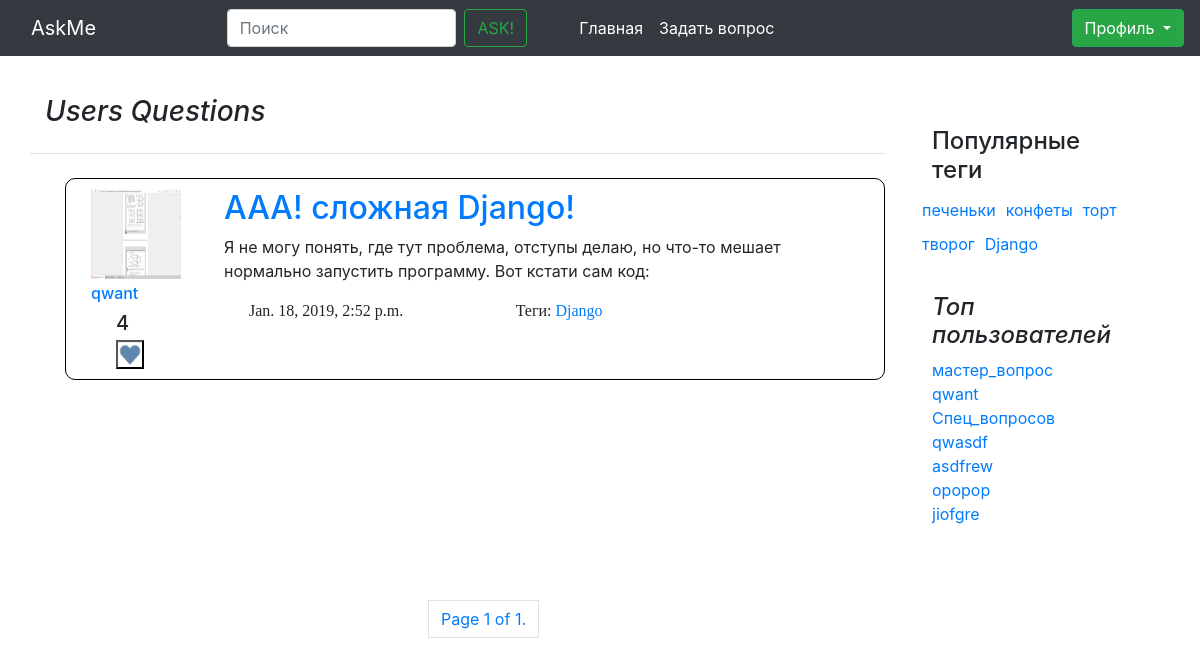
The page /user/questions/1/ on the database as committed earlier.
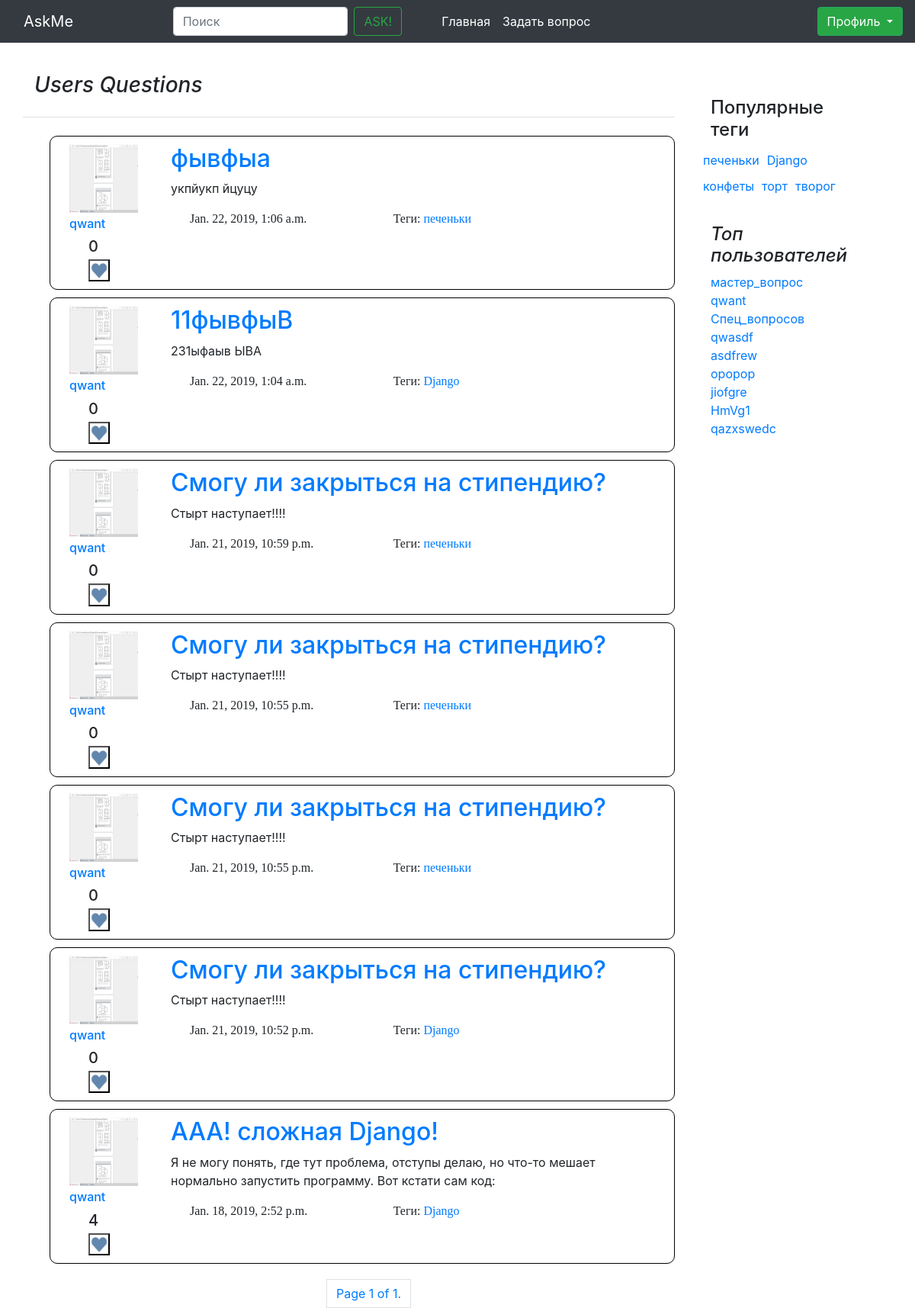
The same page on the database as committed later.
### questions/models.py (models this page shows, shortened)
class Question(models.Model):
    author = models.ForeignKey(CustomUser, on_delete=models.CASCADE)
    title = models.CharField(max_length=120, default='', verbose_name=u"Заголовок вопроса", null=True)
    text = models.TextField(verbose_name=u"Полное описание вопроса", null=True)
    create_date = models.DateTimeField(default=datetime.now, verbose_name=u"Время создания вопроса", null=True)
    is_active = models.BooleanField(default=True, verbose_name=u"Доступность вопроса")
    tags = models.ManyToManyField(Tag, blank=True)
    rating = models.IntegerField(default=0, null=False, verbose_name="Рейтинг вопроса")
    objects = QuestionManager()
    class Meta:
        ordering = ['-create_date']

class CustomUser(AbstractUser):
    upload = models.ImageField(upload_to='uploads/%Y/%m/%d/', blank=False)
    registration_date = models.DateTimeField(default=timezone.now, verbose_name="Дата решистрации", null=True)
    rating = models.IntegerField(default=0, verbose_name="Рейтинг пользователя", null=True)
    objects = UserManager()
    def __str__(self):
        return self.username

class Tag(models.Model):
    title = models.CharField(max_length=120, verbose_name=u"Заголовок ярлыка", null=True)
    objects = TagManager()
    def __str__(self):
        return self.title

### questions/views.py (the view)
# urls.py: path('user/questions/<int:id>/', views.user_questions, name='user_questions'),
def user_questions(request, id):	#Переделай вид страницы! не красиво!
	return render(request, "user_question.html", {
		'questions': paginate(request, models.Question.objects.get_by_user(user_id=id)),
        'tags' : paginate(request, models.Tag.objects.hottest())[:10],
        'users' : paginate(request, models.CustomUser.objects.by_rating())[:10],
        'page_objects' : paginate(request, models.Question.objects.get_by_user(user_id=id)),
		})

### questions/manager.py (called while the page is built)
    def get_by_user(self, user_id):
        return self.all().filter(author__id=user_id)

    def hottest(self):
        return self.annotate(question_count=Count('question')).order_by('-question_count')

    def by_rating(self):
        return self.order_by('-rating')

### questions/views.py (called while the page is built)
def paginate(request, objects_list):
    paginator = Paginator(objects_list, 30)
    page = request.GET.get('page')
    try:
        objects = paginator.page(page)
    except PageNotAnInteger:
        objects = paginator.page(1)
    except EmptyPage:
        objects = paginator.page(paginator.num_pages)
    return objects

### questions/templates/user_question.html
{% extends "tag_find.html" %}
{% load static %}
{% block NamePage_title %}
    Users Questions
{% endblock NamePage_title %}
{% block userPost %}
  {% include "question_frame.html" %}
{% endblock userPost %}

### questions/templates/question_frame.html (shortened to what this page needs)
{% load static %}
<link rel="stylesheet" href="{% static "/css/Like.css" %}">
  {% for obj in questions %}
      <div class="blog-post row Post box-shadow">
        <div class="avatarka_in_post col-md-2 ">
          {% load static %}
          <a href="{% url 'user' id=obj.author.id %}">
          	{% if obj.author.upload %}
          		<img src="{{MEDIA_URL}}{{obj.author.upload.url}}" width="90" height="90">
          	{% else %}
          	    <img src="{% static "/img/Empty2.jpg" %}" width="90" height="90">
          	{% endif %}
            <br>
            <div class="h6 Author_label">
              {{obj.author}}
            </div>
          </a>
    			<div class="container Like_rating_move">
    				<div class="row">
    					<div class="card-text h5 Like_rating_mv">
    						{{obj.rating}}
    					</div>
    				</div>
    				<div class="row Like_button_up_menu">
    					<div class="col-md-3">
                <button class="my_btn1 js-like-question Like_button" data-question_id="{{ obj.id }}" data-like_type="like" style="padding: 0px 0px 0px 0px;margin-top: 5px;">
                  <img src="{% static "/img/Like_heart.jpg" %}" alt="" width="24" height="24">
                </button>
    					</div>
    				</div>
    			</div>
        </div>
      <div class="Context_Post col-md-10">
        <a href="{% url 'question_page' id=obj.id %}">
        	<h2 class="blog-post-title">{{obj.title}}</h2>
        </a>
        <p>{{obj.text | truncatechars:200}}</p>
        {% block BottomOnePost %}
          <div class="blog-post-meta row Post_title_bottom">
            <div class="col-md-5">
                {{obj.create_date}}
            </div>
            <div class="col-7">
          	{% if obj.tags %}
          		<p>Теги:
              		{% for t in obj.tags.all %}
              			<a href="{% url 'tag' id=t.id %}">
							        {{t}}
              			</a>
              		{% endfor %}
              	</p>
          	{% endif %}
            </div>
          </div>
        {% endblock BottomOnePost %}
      </div>
    </div>
  {% endfor %}

### questions/templates/aside_menu.html
{% block Asidemenu %}
  <aside class="blog-sidebar my_blog">
    <div class="p-3 mb-3">
      <div class="p-3">
        <h4>Популярные теги</h4>
        <div class="row">
          {% for t in tags %}
            <a href="{% url 'tag' id=t.id %}" class="Pop_tags">{{ t.title }}</a>
          {% endfor %}
        </div>
      </div>
      <div class="p-3">
        <h4 class="font-italic">Топ пользователей</h4>
        <ol class="list-unstyled">
          {% for user in users %}
            <li><a href="{% url 'user' id=user.id %}">{{ user }}</a></li>
          {% endfor %}
        </ol>
      </div>
    </div>
  </aside>
{% endblock Asidemenu %}

Rows that differ between the two databases and show on the page:
added Question: author.upload (picture), author "qwant", rating "0", title "фывфыа", text "укпйукп йцуцу", create_date "Jan. 22, 2019, 1:06 a.m.", Tag (title "печеньки")
added Question: author.upload (picture), author "qwant", rating "0", title "11фывфыВ", text "231ыфаыв ЫВА", create_date "Jan. 22, 2019, 1:04 a.m.", Tag (title "Django")
shown differently, row unchanged: Tag "Django": moves up the list
added Question: author.upload (picture), author "qwant", rating "0", title "Смогу ли закрыться на стипендию?", text "Стырт наступает!!!!", create_date "Jan. 21, 2019, 10:59 p.m.", Tag (title "печеньки")
added Question: author.upload (picture), author "qwant", rating "0", title "Смогу ли закрыться на стипендию?", text "Стырт наступает!!!!", create_date "Jan. 21, 2019, 10:55 p.m.", Tag (title "печеньки")
added Question: author.upload (picture), author "qwant", rating "0", title "Смогу ли закрыться на стипендию?", text "Стырт наступает!!!!", create_date "Jan. 21, 2019, 10:55 p.m.", Tag (title "печеньки")
added Question: author.upload (picture), author "qwant", rating "0", title "Смогу ли закрыться на стипендию?", text "Стырт наступает!!!!", create_date "Jan. 21, 2019, 10:52 p.m.", Tag (title "Django")
added CustomUser: username "HmVg1"
added CustomUser: username "qazxswedc"
